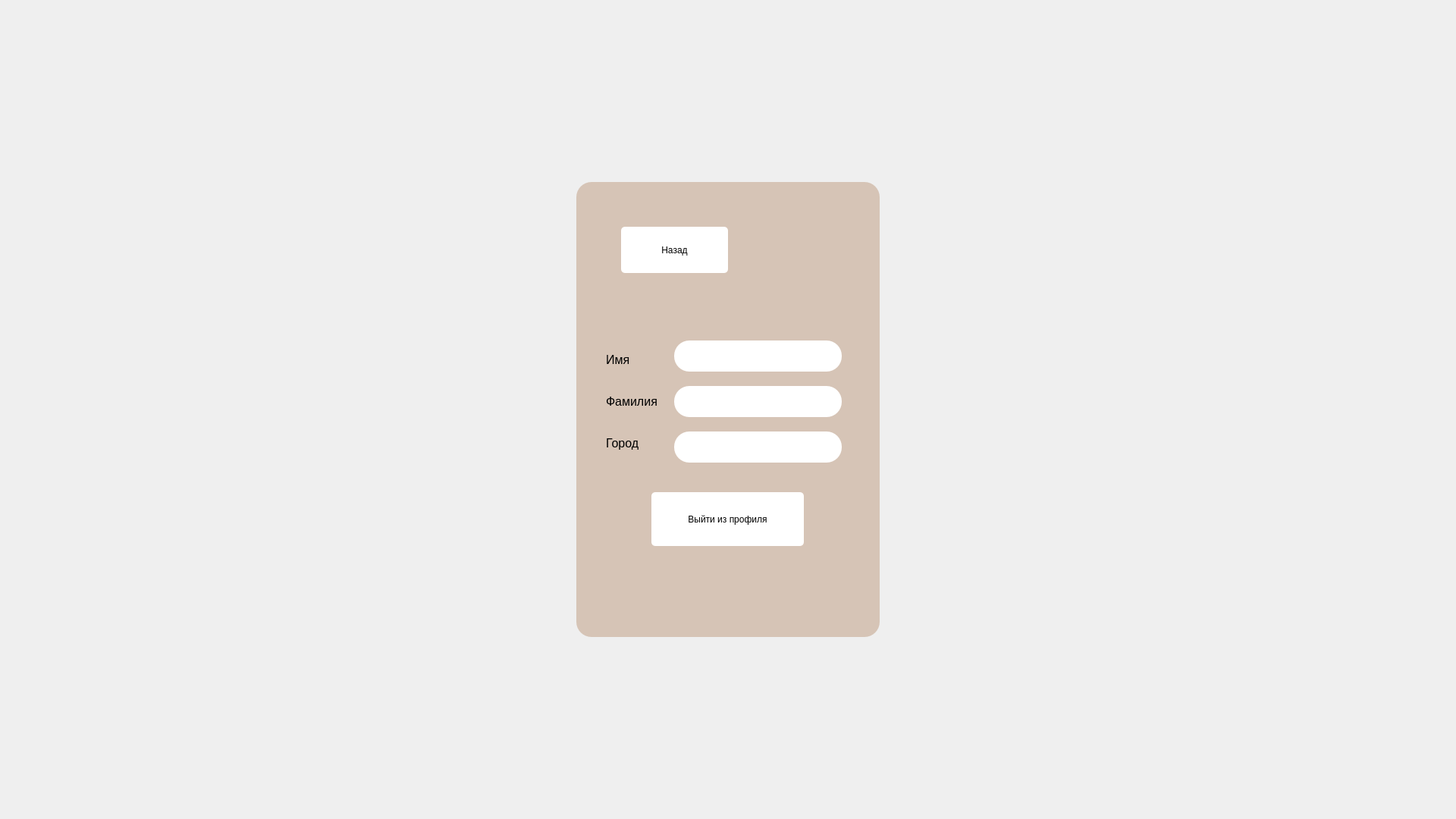
<?xml version="1.0" encoding="UTF-8"?>
<ui version="4.0">
 <class>medCare</class>
 <widget class="QMainWindow" name="medCare">
  <property name="geometry">
   <rect>
    <x>0</x>
    <y>0</y>
    <width>1920</width>
    <height>1080</height>
   </rect>
  </property>
  <property name="windowTitle">
   <string>MainWindow</string>
  </property>
  <property name="styleSheet">
   <string notr="true">#centralwidget{
background-image: url(:/images/images/fon.jpg);
}
#widget{
background-color:rgb(203,239,227);
border-radius:20px;
}
</string>
  </property>
  <widget class="QWidget" name="centralwidget">
   <layout class="QVBoxLayout" name="verticalLayout">
    <item alignment="Qt::AlignHCenter">
     <widget class="QWidget" name="widget" native="true">
      <property name="minimumSize">
       <size>
        <width>400</width>
        <height>600</height>
       </size>
      </property>
      <property name="maximumSize">
       <size>
        <width>400</width>
        <height>600</height>
       </size>
      </property>
      <property name="styleSheet">
       <string notr="true">background-color:rgb(214,196,182);</string>
      </property>
      <layout class="QVBoxLayout" name="verticalLayout_2">
       <item>
        <widget class="QStackedWidget" name="stackedWidget">
         <widget class="QWidget" name="page">
          <widget class="QPushButton" name="profile_backwardButton">
           <property name="geometry">
            <rect>
             <x>50</x>
             <y>50</y>
             <width>141</width>
             <height>61</height>
            </rect>
           </property>
           <property name="styleSheet">
            <string notr="true">background-color:rgb(255, 255, 255);
	padding:10px 5px;
	border-radius:5px;</string>
           </property>
           <property name="text">
            <string>Назад</string>
           </property>
          </widget>
          <widget class="QLabel" name="profile_nameLabel">
           <property name="geometry">
            <rect>
             <x>30</x>
             <y>210</y>
             <width>91</width>
             <height>31</height>
            </rect>
           </property>
           <property name="text">
            <string>&lt;html&gt;&lt;head/&gt;&lt;body&gt;&lt;p&gt;&lt;span style=&quot; font-size:12pt;&quot;&gt;Имя&lt;/span&gt;&lt;/p&gt;&lt;/body&gt;&lt;/html&gt;</string>
           </property>
          </widget>
          <widget class="QLabel" name="profile_surnameLabel">
           <property name="geometry">
            <rect>
             <x>30</x>
             <y>260</y>
             <width>121</width>
             <height>41</height>
            </rect>
           </property>
           <property name="text">
            <string>&lt;html&gt;&lt;head/&gt;&lt;body&gt;&lt;p&gt;&lt;span style=&quot; font-size:12pt;&quot;&gt;Фамилия&lt;/span&gt;&lt;/p&gt;&lt;/body&gt;&lt;/html&gt;</string>
           </property>
          </widget>
          <widget class="QLabel" name="profile_townLabel">
           <property name="geometry">
            <rect>
             <x>30</x>
             <y>320</y>
             <width>81</width>
             <height>31</height>
            </rect>
           </property>
           <property name="text">
            <string>&lt;html&gt;&lt;head/&gt;&lt;body&gt;&lt;p&gt;&lt;span style=&quot; font-size:12pt;&quot;&gt;Город&lt;/span&gt;&lt;/p&gt;&lt;/body&gt;&lt;/html&gt;</string>
           </property>
          </widget>
          <widget class="QPushButton" name="profile_logoutButton">
           <property name="geometry">
            <rect>
             <x>90</x>
             <y>400</y>
             <width>201</width>
             <height>71</height>
            </rect>
           </property>
           <property name="styleSheet">
            <string notr="true">background-color:rgb(255, 255, 255);
	padding:10px 5px;
	border-radius:5px;</string>
           </property>
           <property name="text">
            <string>Выйти из профиля</string>
           </property>
          </widget>
          <widget class="QLabel" name="profile_usersurnameLabel">
           <property name="geometry">
            <rect>
             <x>120</x>
             <y>260</y>
             <width>221</width>
             <height>41</height>
            </rect>
           </property>
           <property name="styleSheet">
            <string notr="true">background-color: rgb(255, 255, 255);
border-radius:20px;
padding-left: 7px;</string>
           </property>
           <property name="text">
            <string/>
           </property>
          </widget>
          <widget class="QLabel" name="profile_usernameLabel">
           <property name="geometry">
            <rect>
             <x>120</x>
             <y>200</y>
             <width>221</width>
             <height>41</height>
            </rect>
           </property>
           <property name="styleSheet">
            <string notr="true">background-color: rgb(255, 255, 255);
border-radius:20px;
padding-left: 7px;</string>
           </property>
           <property name="text">
            <string>&lt;html&gt;&lt;head/&gt;&lt;body&gt;&lt;p&gt;&lt;br/&gt;&lt;/p&gt;&lt;/body&gt;&lt;/html&gt;</string>
           </property>
          </widget>
          <widget class="QLabel" name="profile_usertownLabel">
           <property name="geometry">
            <rect>
             <x>120</x>
             <y>320</y>
             <width>221</width>
             <height>41</height>
            </rect>
           </property>
           <property name="styleSheet">
            <string notr="true">background-color: rgb(255, 255, 255);
border-radius:20px;
padding-left: 7px;</string>
           </property>
           <property name="text">
            <string/>
           </property>
          </widget>
         </widget>
         <widget class="QWidget" name="page_2"/>
        </widget>
       </item>
      </layout>
     </widget>
    </item>
   </layout>
  </widget>
 </widget>
 <resources>
  <include location="qtimages/photo.qrc"/>
 </resources>
 <connections/>
</ui>
